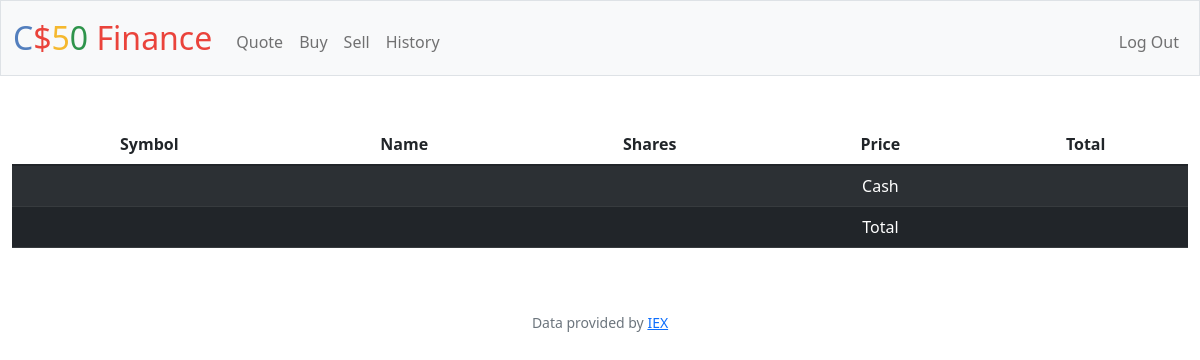
Page / (signed in) on the earlier database version.
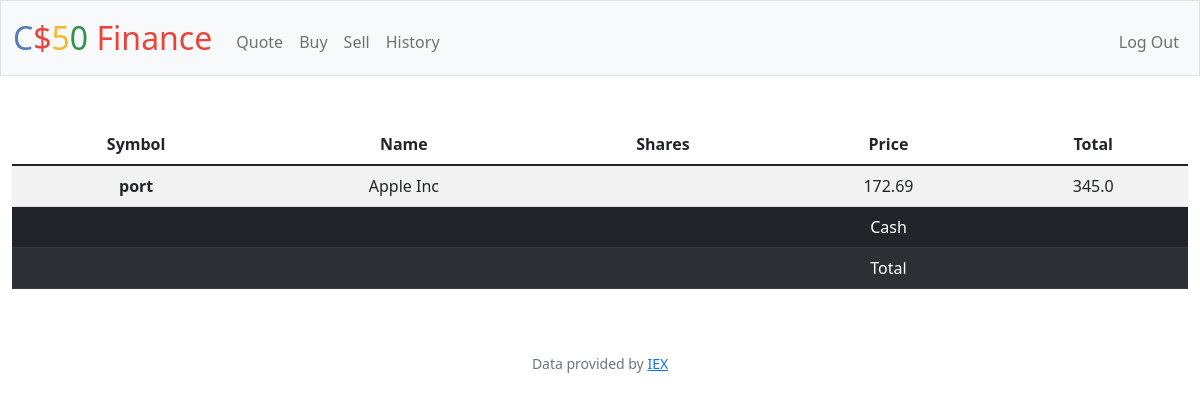
Same page on the later database version.
### tables this page shows
CREATE TABLE portfolio (
    username_id INTEGER NOT NULL,
    stocks TEXT NOT NULL,
    shares INTEGER NOT NULL DEFAULT 0,
    price REAL NOT NULL,
    total REAL NOT NULL, symbol TEXT NOT NULL,
    FOREIGN KEY (username_id) REFERENCES users(id)
);

### app.py (the view)
@app.route("/")
@login_required
def index():
    current_user = session["user_id"]
    cash = db.execute("SELECT cash FROM users WHERE id = ?", current_user)
    portfolio = db.execute("SELECT stocks, SUM(shares), price, total FROM portfolio WHERE username_id = ? GROUP BY shares", current_user)
    return render_template("index.html", portfolio = portfolio, cash = cash)

### app.py (called while the page is built)
@app.after_request
def after_request(response):
    response.headers["Cache-Control"] = "no-cache, no-store, must-revalidate"
    response.headers["Expires"] = 0
    response.headers["Pragma"] = "no-cache"
    return response

### helpers.py (called while the page is built)
def login_required(f):
    @wraps(f)
    def decorated_function(*args, **kwargs):
        if session.get("user_id") is None:
            return redirect("/login")
        return f(*args, **kwargs)
    return decorated_function

### templates/index.html (shortened to what this page needs)
{% extends "layout.html" %}
{% block main %}
    <table class="table table-striped">
        <thead>
            <tr>
                <th scope="col">Symbol</th>
                <th scope="col">Name</th>
                <th scope="col">Shares</th>
                <th scope="col">Price</th>
                <th scope="col">Total</th>
            </tr>
        </thead>
        <tbody>
            {% for stock in portfolio %}
                <tr>
                    <th scope="row">port</th>
                    <td>{{ stock.stocks }}</td>
                    <td>{{ stock.shares }}</td>
                    <td>{{ stock.price }}</td>
                    <td>{{ stock.total }}</td>
                </tr>
            {% endfor %}
            <tr class="table-dark">
                <th scope="row"></th>
                <td></td>
                <td></td>
                <td>Cash</td>
                <td>{{ cash.cash }}</td>
            </tr>
            <tr class="table-dark">
                <th scope="row"></th>
                <td></td>
                <td></td>
                <td>Total</td>
                <td>{{ balance }}</td>
            </tr>
        </tbody>
    </table>
{% endblock %}

### templates/layout.html (shortened to what this page needs)
<!DOCTYPE html>
<html lang="en">
    <head>
        <link href="https://cdn.jsdelivr.net/npm/bootstrap@5.1.3/dist/css/bootstrap.min.css" rel="stylesheet">
        <link href="/static/styles.css" rel="stylesheet">
    </head>
    <body>
        <nav class="bg-light border navbar navbar-expand-md navbar-light">
            <div class="container-fluid">
                <a class="navbar-brand" href="/"><span class="blue">C</span><span class="red">$</span><span class="yellow">5</span><span class="green">0</span> <span class="red">Finance</span></a>
                <div class="collapse navbar-collapse" id="navbar">
                    {% if session["user_id"] %}
                        <ul class="navbar-nav me-auto mt-2">
                            <li class="nav-item"><a class="nav-link" href="/quote">Quote</a></li>
                            <li class="nav-item"><a class="nav-link" href="/buy">Buy</a></li>
                            <li class="nav-item"><a class="nav-link" href="/sell">Sell</a></li>
                            <li class="nav-item"><a class="nav-link" href="/history">History</a></li>
                        </ul>
                        <ul class="navbar-nav ms-auto mt-2">
                            <li class="nav-item"><a class="nav-link" href="/logout">Log Out</a></li>
                        </ul>
                    {% else %}
                        <ul class="navbar-nav ms-auto mt-2">
                            <li class="nav-item"><a class="nav-link" href="/register">Register</a></li>
                            <li class="nav-item"><a class="nav-link" href="/login">Log In</a></li>
                        </ul>
                    {% endif %}
                </div>
            </div>
        </nav>
        <main class="container-fluid py-5 text-center">
            {% block main %}{% endblock %}
        </main>
        <footer class="mb-5 small text-center text-muted">
            Data provided by <a href="https://iexcloud.io/">IEX</a>
        </footer>
    </body>
</html>

### static/styles.css (style rules this page uses)
nav .navbar-brand { font-size: xx-large; }
nav .navbar-brand .blue { color: #537fbe; }
nav .navbar-brand .red { color: #ea433b; }
nav .navbar-brand .yellow { color: #f5b82e; }
nav .navbar-brand .green { color: #2e944b; }

Differences in the rows shown:
added portfolio: stocks "Apple Inc", price "172.69", total "345.0"
